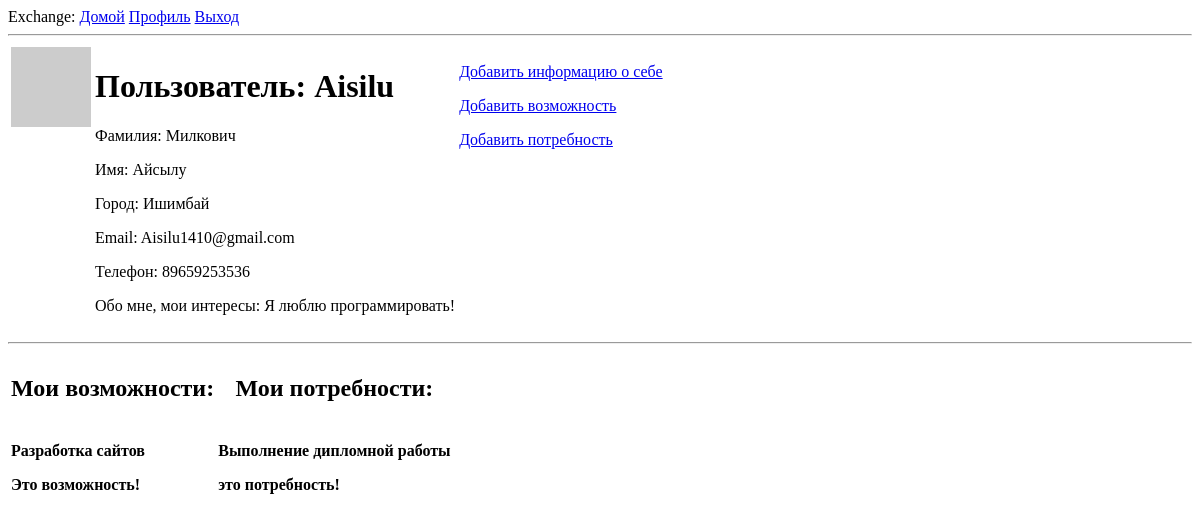
Before: /user/Aisilu (signed in) with the older database file.
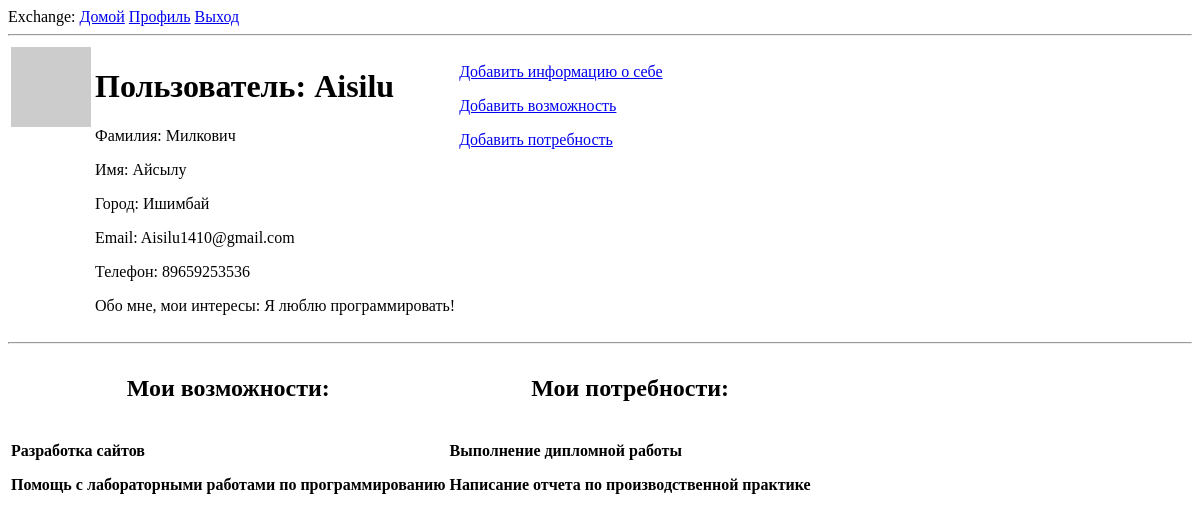
After: the same page with the newer database file.
### app/models.py (models this page shows, shortened)
class User(UserMixin, db.Model):
    id = db.Column(db.Integer, primary_key=True)
    username = db.Column(db.String(64), index=True, unique=True)
    email = db.Column(db.String(120), index=True, unique=True, nullable=False)
    last_name = db.Column(db.String(32), nullable=False)
    first_name = db.Column(db.String(32), nullable=False)
    phone = db.Column(db.String(32))
    city_id = db.Column(db.Integer, db.ForeignKey('city.id'))
    about_me = db.Column(db.String(140))
    password_hash = db.Column(db.String(128))
    capabilities = db.relationship('Capability', backref='owner', lazy='dynamic')
    needs = db.relationship('Need', backref='owner', lazy='dynamic')
    def avatar(self, size):
        digest = md5(self.email.lower().encode('utf-8')).hexdigest()
        return 'https://www.gravatar.com/avatar/{}?d=monsterid&s={}'.format(digest, size)

class City(db.Model):
    id = db.Column(db.Integer, primary_key=True)
    name = db.Column(db.String(32), nullable=False)
    region = db.Column(db.String(32), nullable=False)
    users = db.relationship('User', backref='from_city', lazy='dynamic')

class Capability(db.Model):
    id = db.Column(db.Integer, primary_key=True)
    user_id = db.Column(db.Integer, db.ForeignKey('user.id'))
    name = db.Column(db.String(140))

class Need(db.Model):
    id = db.Column(db.Integer, primary_key=True)
    user_id = db.Column(db.Integer, db.ForeignKey('user.id'))
    name = db.Column(db.String(140))

### app/routes.py (the view)
@app.route('/user/<username>', methods=['GET', 'POST'])
@login_required
def user(username):
    user = User.query.filter_by(username=username).first_or_404()
    city = City.query.filter_by(id=user.city_id).first_or_404()
    capabilities = Capability.query.filter_by(user_id=user.id).all()
    needs = Need.query.filter_by(user_id=user.id).all()
    return render_template('user.html', user=user, city=city, capabilities=capabilities, needs=needs)

### app/models.py (called while the page is built)
@login.user_loader
def load_user(id):
    return User.query.get(int(id))

### app/templates/user.html (shortened to what this page needs)
{% extends "base.html" %}
{% block content %}
    <table>
        <tr valign="top">
            <td><img src="{{ user.avatar(128) }}"></td>
            <td>
                <h1>Пользователь: {{ user.username }}</h1>
                {% if user.last_name %}<p>Фамилия: {{ user.last_name }}</p>{% endif %}
                {% if user.first_name %}<p>Имя: {{ user.first_name }}</p>{% endif %}
                {% if user.city_id %}<p>Город: {{ city.name }}</p>{% endif %}
                {% if user.email %}<p>Email: {{ user.email }}</p>{% endif %}
                {% if user.phone %}<p>Телефон: {{ user.phone }}</p>{% endif %}
                {% if user.about_me %}<p>Обо мне, мои интересы: {{ user.about_me }}</p>{% endif %}
            </td>
            <td>
                {% if user == current_user %}
                        <p><a href="{{ url_for('edit_profile') }}">Добавить информацию о себе</a></p>
                        <p><a href="{{ url_for('add_capability') }}">Добавить возможность</a></p>
                        <p><a href="{{ url_for('add_need') }}">Добавить потребность</a></p>
                {% endif %}
            </td>
        </tr>
    </table>
    <hr>
    <table>
        <tr>
            <th>
                <h2>Мои возможности:</h2>
            </th>
            <th>
                <h2>Мои потребности:</h2>
            </th>
        </tr>
    <tr>
        <td>
            {% for capability in capabilities %}
            <p>
                <b>{{ capability.name }} </b>
            </p>
            {% endfor %}
        </td>
        <td>
            {% for need in needs %}
            <p>
                <b>{{ need.name }} </b>
            </p>
            {% endfor %}
        </td>
    </tr>
    </table>
{% endblock %}

### app/templates/base.html (shortened to what this page needs)
<!DOCTYPE html>
<html lang="en">
    <head>
    </head>
    <body>
        <div>
            Exchange:
            <a href="{{ url_for('index') }}">Домой</a>
            {% if current_user.is_anonymous %}
                <a href="{{ url_for('login') }}">Вход</a>
            {% else %}
                <a href="{{ url_for('user', username=current_user.username) }}">Профиль</a>
                <a href="{{ url_for('logout') }}">Выход</a>
            {% endif %}
        </div>
        <hr>
        {% block content %}{% endblock %}
    </body>
</html>

Changed rows visible on the page:
changed Capability: name "Это возможность!" → "Помощь с лабораторными работами по программированию"
changed Need: name "это потребность!" → "Написание отчета по производственной практике"
